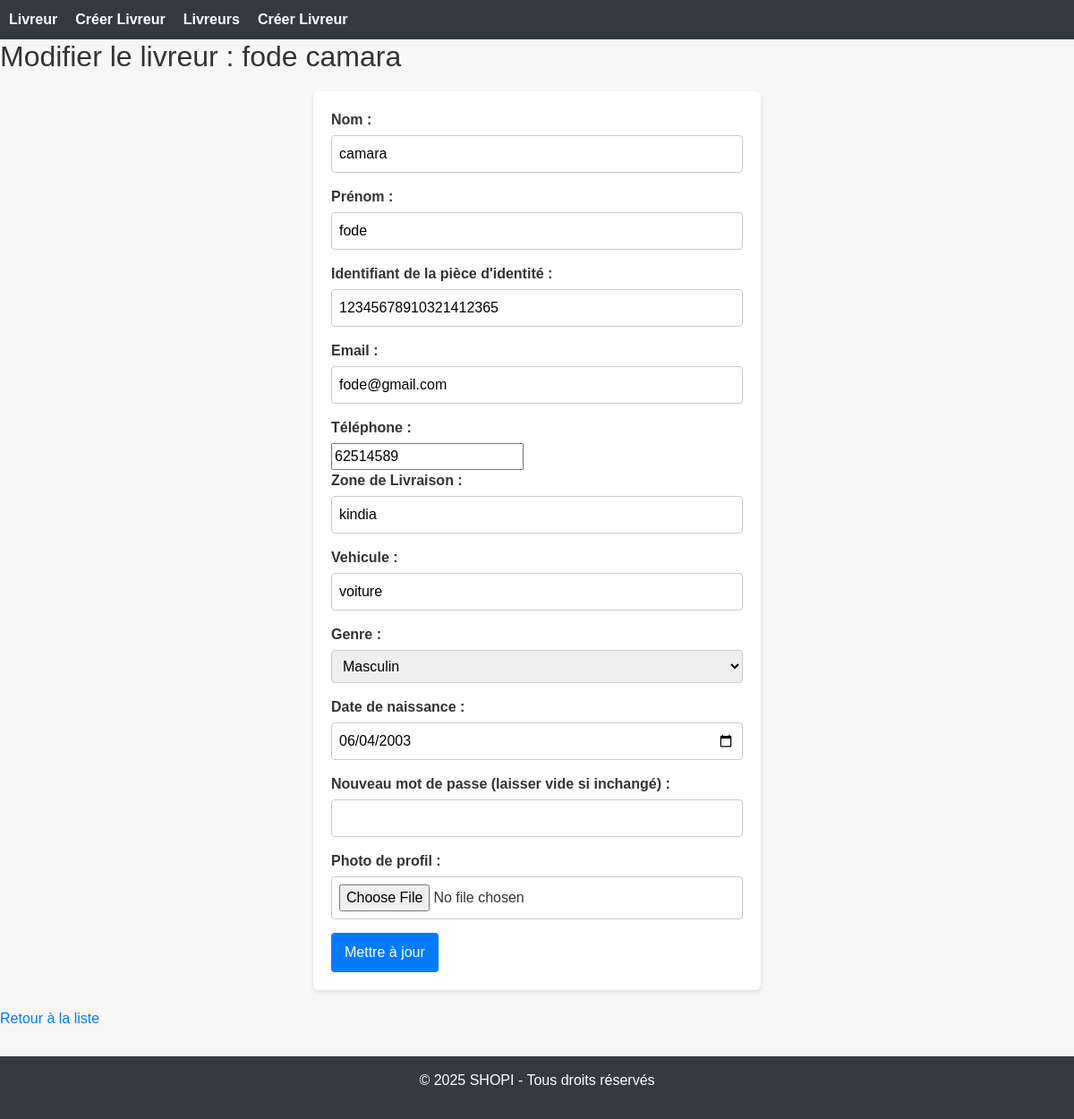
Page /livreur/modifier/1/ on the committed database.
### Livreur/models.py (models this page shows, shortened)
class Livreur(models.Model):
    nom = models.CharField(
        max_length=100,
        verbose_name="Nom",
        help_text="Nom de famille du livreur."
    )
    prenom = models.CharField(
        max_length=100,
        verbose_name="Prénom",
        help_text="Prénom du livreur."
    )
    identifiant = models.CharField(
        max_length=20,
    validators=[MinLengthValidator(20)],
        unique=True,
        verbose_name="Identifiant",
        help_text="Identifiant unique utilisé pour l'identifié."
    )
    mail = models.EmailField(
        unique=True,
        verbose_name="Adresse e-mail",
        help_text="Adresse mail utilisée pour la connexion et la communication."
    )
    telephone = models.CharField(
        max_length=15,
        unique=True,
        verbose_name="Téléphone",
        help_text="Numéro de Téléphone du livreur."
    )
    profil = models.ImageField(
        upload_to='profils_livreur/',
        blank=True,
        null=True,
        verbose_name="Photo de profil",
        help_text="Image représentant le livreur (facultative)."
    )
    GENRE_CHOIX = [
        ('M', 'Masculin'),
        ('F', 'Féminin'),
    ]
    genre = models.CharField(
        max_length=1,
        choices=GENRE_CHOIX,
        verbose_name="Genre",
        help_text="Sexe du livreur : M ou F."
    )
    date_naissance = models.DateField(
        verbose_name="Date de naissance",
        help_text="Date de naissance du livreur."
    )
    date_embauche = models.DateField(
        auto_now_add=False,
    verbose_name="Date de l'embauche",
    null=True,
    blank=True
    )
    actif = models.BooleanField(
        default=False,
        verbose_name="Statut de livreur"
    )
    vehicule = models.CharField(
        max_length=100,
        verbose_name="Voiture utilisé par le Livreur"
    )
    zone_livraison = models.CharField(
        max_length=100,
        verbose_name="Zone de livration"
    )
    mot_de_passe = models.CharField(
        max_length=255,
        verbose_name="Mot de passe",
        help_text="Mot de passe chiffré pour l'accès au compte."
    )
    date_creation = models.DateTimeField(
        auto_now_add=True,
        verbose_name="Date de création du compte"
    )
    class Meta:
        verbose_name = "livreur"
        verbose_name_plural = "livreurs"
        ordering = ['-date_creation']
        db_table = "Livreur_livreur"

### Livreur/views.py (the view, shortened to what this page needs)
# urls.py: path('modifier/<int:livreur_id>/', views.modifier_livreur, name='modifier_livreur'),
def modifier_livreur(request, livreur_id):
    livreur = get_object_or_404(Livreur, id=livreur_id)
    valeurs = {
        'nom': livreur.nom,
        'prenom': livreur.prenom,
        'identifiant': livreur.identifiant,
        'mail': livreur.mail,
        'genre': livreur.genre,
        'date_naissance': livreur.date_naissance,
        'vehicule': livreur.vehicule,
        'zone_livraison': livreur.zone_livraison,
        'telephone': livreur.telephone,
    }
    return render(request, 'livreurs/modifier_livreur.html', {'valeurs': valeurs, 'livreur': livreur})

### Livreur/Templates/livreurs/modifier_livreur.html (shortened to what this page needs)
{% extends "base.html" %}
{% load static %}
{% block content %}
<h2>Modifier le livreur : {{ livreur.prenom }} {{ livreur.nom }}</h2>
<form method="post" enctype="multipart/form-data">
  <label>Nom :</label>
  <input type="text" name="nom" value="{{ valeurs.nom|default:'' }}" required><br>
  <label>Prénom :</label>
  <input type="text" name="prenom" value="{{ valeurs.prenom|default:'' }}" required><br>
  <label>Identifiant de la pièce d'identité :</label>
  <input type="text" name="identifiant" value="{{ valeurs.identifiant|default:'' }}" required><br>
  <label>Email :</label>
  <input type="email" name="mail" value="{{ valeurs.mail|default:'' }}" required><br>
  <label>Téléphone :</label>
  <input type="phone" name="telephone" value="{{ valeurs.telephone|default:'' }}" required><br>
  <label>Zone de Livraison :</label>
  <input type="text" name="zone_livraison" value="{{ valeurs.zone_livraison|default:'' }}" required><br>
  <label>Vehicule :</label>
  <input type="text" name="vehicule" value="{{ valeurs.vehicule|default:'' }}" required><br>
  <label>Genre :</label>
  <select name="genre">
    <option value="M" {% if valeurs.genre == 'M' %}selected{% endif %}>Masculin</option>
  </select><br>
  <label>Date de naissance :</label>
  <input type="date" name="date_naissance" value="{{ valeurs.date_naissance|date:'Y-m-d' }}" required><br>
  <label>Nouveau mot de passe (laisser vide si inchangé) :</label>
  <input type="password" name="mot_de_passe"><br>
  <label>Photo de profil :</label>
  <input type="file" name="profil"><br>
  <button type="submit">Mettre à jour</button>
</form>
<a href="{% url 'liste_livreurs' %}">Retour à la liste</a>
{% endblock %}

### static/css/style.css (style rules this page uses)
body { font-family: Arial, sans-serif; margin: 0; padding: 0; background-color: #f7f7f7; color: #333; }
a { color: #007bff; text-decoration: none; }
form { background-color: #fff; padding: 20px; border-radius: 6px; max-width: 500px; margin: 20px auto; box-shadow: 0 2px 5px rgba(0, 0, 0, 0.1); }
form label { display: block; margin-bottom: 5px; font-weight: bold; }
form input[type="text"], form input[type="email"], form input[type="password"], form input[type="date"], form input[type="file"], form select { width: 100%; padding: 8px; margin-bottom: 15px; border-radius: 4px; border: 1px solid #ccc; box-sizing: border-box; }
form button { background-color: #007bff; color: #fff; padding: 10px 15px; border: none; border-radius: 4px; cursor: pointer; }

### rows in the picture
Livreur: prenom "fode", nom "camara", identifiant "12345678910321412365", mail "fode@gmail.com", telephone "62514589", zone_livraison "kindia", vehicule "voiture", date_naissance "06/04/2003"
